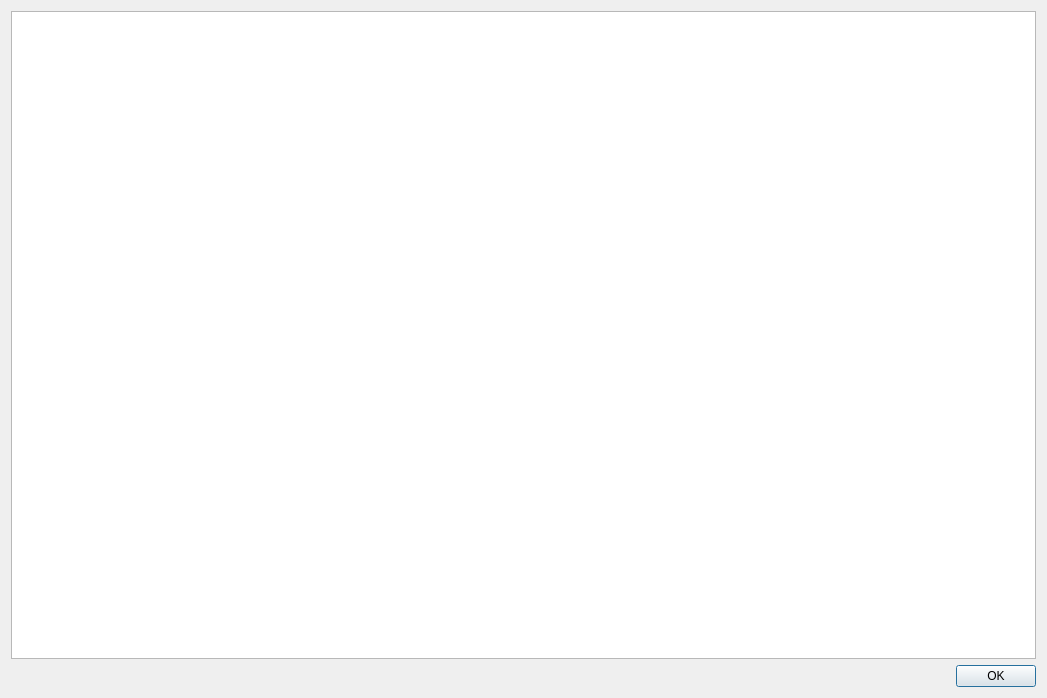
<?xml version="1.0" encoding="UTF-8"?>
<ui version="4.0">
 <class>Dialog</class>
 <widget class="QDialog" name="Dialog">
  <property name="geometry">
   <rect>
    <x>0</x>
    <y>0</y>
    <width>1047</width>
    <height>698</height>
   </rect>
  </property>
  <property name="windowTitle">
   <string>Dialog</string>
  </property>
  <layout class="QGridLayout" name="gridLayout">
   <item row="0" column="0">
    <widget class="ProjectFilterTable" name="tableWidget">
     <property name="editTriggers">
      <set>QAbstractItemView::NoEditTriggers</set>
     </property>
     <property name="dragEnabled">
      <bool>false</bool>
     </property>
     <property name="dragDropOverwriteMode">
      <bool>false</bool>
     </property>
     <property name="dragDropMode">
      <enum>QAbstractItemView::NoDragDrop</enum>
     </property>
     <attribute name="horizontalHeaderStretchLastSection">
      <bool>true</bool>
     </attribute>
    </widget>
   </item>
   <item row="1" column="0">
    <widget class="QDialogButtonBox" name="buttonBox">
     <property name="orientation">
      <enum>Qt::Horizontal</enum>
     </property>
     <property name="standardButtons">
      <set>QDialogButtonBox::Ok</set>
     </property>
     <property name="centerButtons">
      <bool>false</bool>
     </property>
    </widget>
   </item>
  </layout>
 </widget>
 <customwidgets>
  <customwidget>
   <class>ProjectFilterTable</class>
   <extends>QTableWidget</extends>
   <header>som_gui.module.project_filter.ui</header>
  </customwidget>
 </customwidgets>
 <resources/>
 <connections>
  <connection>
   <sender>buttonBox</sender>
   <signal>accepted()</signal>
   <receiver>Dialog</receiver>
   <slot>accept()</slot>
   <hints>
    <hint type="sourcelabel">
     <x>248</x>
     <y>254</y>
    </hint>
    <hint type="destinationlabel">
     <x>157</x>
     <y>274</y>
    </hint>
   </hints>
  </connection>
  <connection>
   <sender>buttonBox</sender>
   <signal>rejected()</signal>
   <receiver>Dialog</receiver>
   <slot>reject()</slot>
   <hints>
    <hint type="sourcelabel">
     <x>316</x>
     <y>260</y>
    </hint>
    <hint type="destinationlabel">
     <x>286</x>
     <y>274</y>
    </hint>
   </hints>
  </connection>
 </connections>
</ui>
